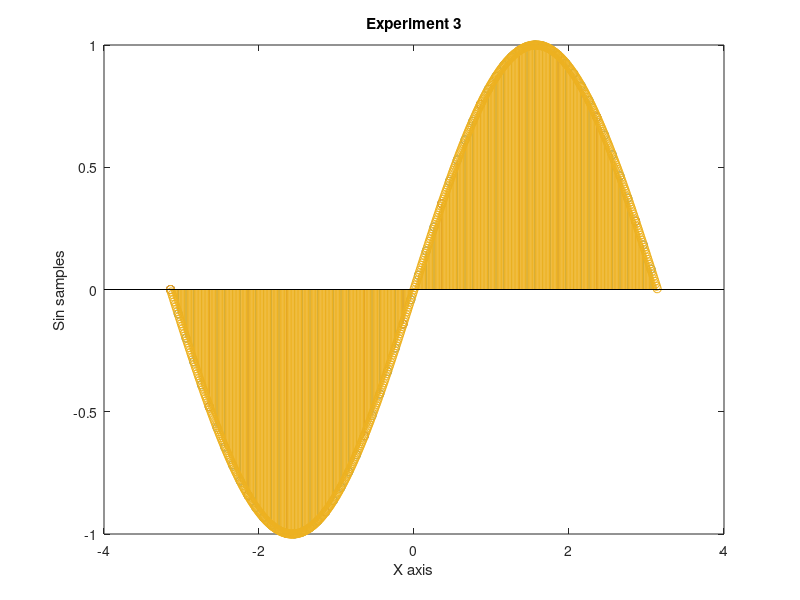

Recreate this plot in MATLAB.
clc;
clear all;
x = -1*pi:0.1:pi
y = sin(x)
stem(x,y)
hold on;
m= -1*pi:0.5:pi
y = sin(m)
stem(m,y)
hold off;

hold on;
z = -1*pi:0.01:pi
y = sin(z)
stem(z,y)
hold off;
xlabel("X axis")
ylabel("Sin samples")
title("Experiment 3")